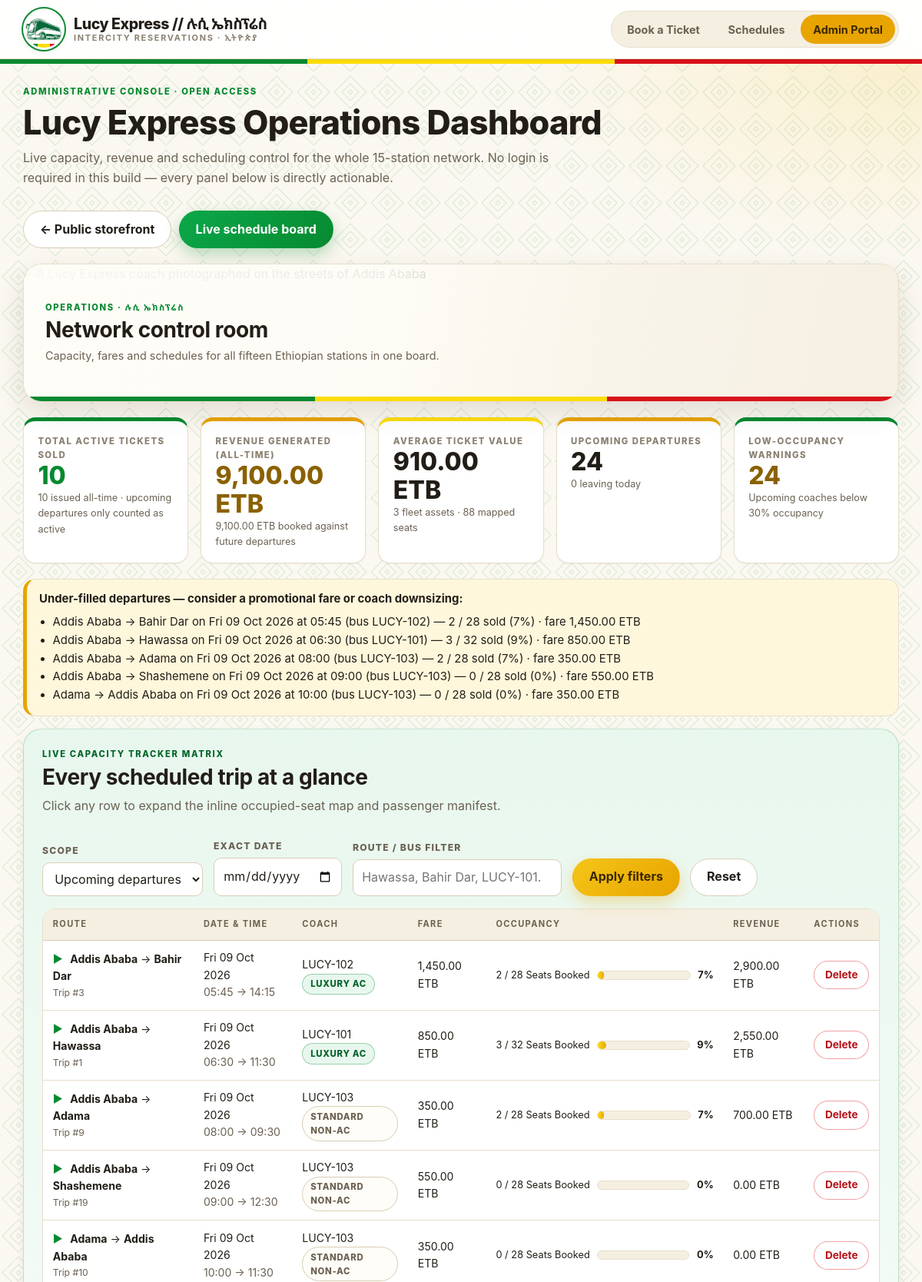
Screenshot of /admin/dashboard.php (upper part) with the database file from the repository.
### tables this page shows
CREATE TABLE `trips` (
    `id`             INT(11)        NOT NULL AUTO_INCREMENT,
    `bus_id`         INT(11)        NOT NULL,
    `source`         VARCHAR(60)    NOT NULL,
    `destination`    VARCHAR(60)    NOT NULL,
    `departure_time` TIME           NOT NULL,
    `arrival_time`   TIME           NOT NULL,
    `ticket_price`   DECIMAL(10,2)  NOT NULL DEFAULT 0.00,
    `travel_date`    DATE           NOT NULL,
    PRIMARY KEY (`id`),
    KEY `idx_trips_bus` (`bus_id`),
    KEY `idx_trips_route` (`source`, `destination`, `travel_date`),
    KEY `idx_trips_date` (`travel_date`),
    CONSTRAINT `fk_trips_bus`
        FOREIGN KEY (`bus_id`) REFERENCES `buses` (`id`)
        ON DELETE CASCADE ON UPDATE CASCADE
);

CREATE TABLE `buses` (
    `id`         INT(11)      NOT NULL AUTO_INCREMENT,
    `bus_number` VARCHAR(20)  NOT NULL,
    `total_seats` INT(11)     NOT NULL,
    `bus_type`   ENUM('Luxury AC','Standard Non-AC') NOT NULL DEFAULT 'Luxury AC',
    PRIMARY KEY (`id`),
    UNIQUE KEY `uniq_bus_number` (`bus_number`)
);

### admin/dashboard.php (the view, shortened to what this page needs)
<?php
require_once __DIR__ . '/../config/db.php';
$db = lucy_db_safe();
$scope = (string) ($_GET['scope'] ?? 'upcoming');
$scope = in_array($scope, ['upcoming', 'today', 'all'], true) ? $scope : 'upcoming';
$filterDate = (string) ($_GET['date'] ?? '');
$filterDate = preg_match('/^\d{4}-\d{2}-\d{2}$/', $filterDate) ? $filterDate : '';
$q = trim((string) ($_GET['q'] ?? ''));
$trips = [];
$buses = [];
$seatMap = [];
$kpi = [
    'tickets_all' => 0, 'revenue_all' => 0.0,
    'tickets_active' => 0, 'revenue_active' => 0.0,
    'departures_active' => 0, 'seats_active' => 0,
    'today_departures' => 0, 'low_occupancy' => [],
];
if ($db) {
    try {
        $buses = $db->query('SELECT id, bus_number, total_seats, bus_type FROM buses ORDER BY bus_number ASC')->fetchAll();
        $kpi['tickets_all'] = (int) $db->query('SELECT COUNT(*) FROM bookings')->fetchColumn();
        $kpi['revenue_all'] = (float) $db->query(
            'SELECT COALESCE(SUM(t.ticket_price), 0) FROM bookings bk JOIN trips t ON t.id = bk.trip_id'
        )->fetchColumn();
        $kpi['tickets_active'] = (int) $db->query(
            'SELECT COUNT(*) FROM bookings bk JOIN trips t ON t.id = bk.trip_id WHERE t.travel_date >= CURDATE()'
        )->fetchColumn();
        $kpi['revenue_active'] = (float) $db->query(
            'SELECT COALESCE(SUM(t.ticket_price), 0) FROM bookings bk JOIN trips t ON t.id = bk.trip_id
              WHERE t.travel_date >= CURDATE()'
        )->fetchColumn();
        $kpi['departures_active'] = (int) $db->query(
            'SELECT COUNT(*) FROM trips WHERE travel_date >= CURDATE()'
        )->fetchColumn();
        $kpi['today_departures'] = (int) $db->query(
            'SELECT COUNT(*) FROM trips WHERE travel_date = CURDATE()'
        )->fetchColumn();
        $kpi['seats_active'] = (int) $db->query(
            'SELECT COALESCE(SUM(b.total_seats), 0) FROM trips t JOIN buses b ON b.id = t.bus_id
              WHERE t.travel_date >= CURDATE()'
        )->fetchColumn();
        $where = [];
        $params = [];
        if ($filterDate !== '') {
            $where[] = 't.travel_date = :fdate';
            $params[':fdate'] = $filterDate;
        } elseif ($scope === 'upcoming') {
            $where[] = 't.travel_date >= CURDATE()';
        } elseif ($scope === 'today') {
            $where[] = 't.travel_date = CURDATE()';
        }
        $sql = lucy_trip_select_sql()
             . ($where ? ' WHERE ' . implode(' AND ', $where) : '')
             . ' ORDER BY t.travel_date ASC, t.departure_time ASC
                 LIMIT 300';
        $stmt = $db->prepare($sql);
        $stmt->execute($params);
        $trips = $stmt->fetchAll();
        if ($trips) {
            $ids = array_map(static fn (array $t): int => (int) $t['id'], $trips);
            $in  = implode(',', array_fill(0, count($ids), '?'));
            $bk = $db->prepare(
                'SELECT id, trip_id, seat_number, passenger_name, passenger_phone, confirmation_code, booked_at
                   FROM bookings
                  WHERE trip_id IN (' . $in . ')
                  ORDER BY trip_id ASC, seat_number ASC'
            );
            $bk->execute($ids);
            foreach ($bk->fetchAll() as $row) {
                $tid = (int) $row['trip_id'];
                $seatMap[$tid][] = (int) $row['seat_number'];
            }
        }
        $warn = $db->query(
            'SELECT t.id, t.source, t.destination, t.travel_date, t.departure_time, t.ticket_price,
                    b.bus_number, b.total_seats,
                    COALESCE((SELECT COUNT(*) FROM bookings WHERE trip_id = t.id), 0) AS seats_booked
               FROM trips t
               JOIN buses b ON b.id = t.bus_id
              WHERE t.travel_date >= CURDATE()
           ORDER BY t.travel_date ASC, t.departure_time ASC'
        )->fetchAll();
        foreach ($warn as $row) {
            if (lucy_occupancy_pct($row) < 30) {
                $kpi['low_occupancy'][] = $row;
            }
        }
    } catch (Throwable $e) {
        $GLOBALS['LUCY_DB_ERROR'] = $e->getMessage();
    }
}
$avgTicket = $kpi['tickets_all'] > 0 ? $kpi['revenue_all'] / $kpi['tickets_all'] : 0.0;
$fleetSeats = 0;
foreach ($buses as $bus) {
    $fleetSeats += (int) $bus['total_seats'];
}
?>
<div class="row-between mt-3">
    <div>
        <p class="card__eyebrow">Administrative console &middot; open access</p>
        <h1>Lucy Express Operations Dashboard</h1>
        <p class="page__lede">
            Live capacity, revenue and scheduling control for the whole 15-station network.
            No login is required in this build — every panel below is directly actionable.
        </p>
    </div>
    <div class="row">
        <a class="btn btn--ghost" href="<?= h(BASE_URL) ?>/index.php">← Public storefront</a>
        <a class="btn btn--green" href="<?= h(BASE_URL) ?>/index.php#schedule">Live schedule board</a>
    </div>
</div>
<div class="hero__photo" style="min-height:180px;margin:1.25rem 0 0">
    <img src="<?= h(lucy_asset('img/hero-bus.jpg')) ?>"
         alt="A Lucy Express coach photographed on the streets of Addis Ababa"
         width="1600" height="675">
    <div class="hero__panel" style="padding:1.25rem 1.75rem">
        <p class="card__eyebrow" style="margin-bottom:0.15rem">Operations &middot; <span lang="am">ሉሲ ኤክስፕሬስ</span></p>
        <h2 style="margin:0">Network control room</h2>
        <p class="card__muted" style="margin:0.35rem 0 0;font-size:0.9rem">
            Capacity, fares and schedules for all fifteen Ethiopian stations in one board.
        </p>
    </div>
</div>
<section class="kpi-grid">
    <div class="kpi">
        <div class="kpi__label">Total active tickets sold</div>
        <div class="kpi__value kpi__value--green"><?= (int) $kpi['tickets_active'] ?></div>
        <div class="kpi__note"><?= (int) $kpi['tickets_all'] ?> issued all-time &middot; upcoming departures only counted as active</div>
    </div>
    <div class="kpi">
        <div class="kpi__label">Revenue generated (all-time)</div>
        <div class="kpi__value kpi__value--amber"><?= h(lucy_money($kpi['revenue_all'])) ?></div>
        <div class="kpi__note"><?= h(lucy_money($kpi['revenue_active'])) ?> booked against future departures</div>
    </div>
    <div class="kpi">
        <div class="kpi__label">Average ticket value</div>
        <div class="kpi__value"><?= h(lucy_money($avgTicket)) ?></div>
        <div class="kpi__note"><?= count($buses) ?> fleet assets &middot; <?= (int) $fleetSeats ?> mapped seats</div>
    </div>
    <div class="kpi">
        <div class="kpi__label">Upcoming departures</div>
        <div class="kpi__value"><?= (int) $kpi['departures_active'] ?></div>
        <div class="kpi__note"><?= (int) $kpi['today_departures'] ?> leaving today</div>
    </div>
    <div class="kpi">
        <div class="kpi__label">Low-occupancy warnings</div>
        <div class="kpi__value <?= count($kpi['low_occupancy']) ? 'kpi__value--amber' : 'kpi__value--green' ?>">
            <?= count($kpi['low_occupancy']) ?>
        </div>
        <div class="kpi__note">Upcoming coaches below 30% occupancy</div>
    </div>
</section>
<?php if ($kpi['low_occupancy']): ?>
    <div class="notice notice--warn">
        <strong>Under-filled departures — consider a promotional fare or coach downsizing:</strong>
        <ul>
            <?php foreach (array_slice($kpi['low_occupancy'], 0, 5) as $low): ?>
                <li>
                    <?= h($low['source']) ?> → <?= h($low['destination']) ?>
                    on <?= h(lucy_date_label($low['travel_date'])) ?>
                    at <?= h(lucy_time($low['departure_time'])) ?>
                    (bus <?= h($low['bus_number']) ?>)
                    — <?= (int) $low['seats_booked'] ?> / <?= (int) $low['total_seats'] ?> sold
                    (<?= lucy_occupancy_pct($low) ?>%)
                    &middot; fare <?= h(lucy_money($low['ticket_price'])) ?>
                </li>
            <?php endforeach; ?>
        </ul>
    </div>
<?php endif; ?>
<section class="card card--tint">
    <div class="card__head">
        <div>
            <p class="card__eyebrow">Live capacity tracker matrix</p>
            <h2>Every scheduled trip at a glance</h2>
            <p class="card__muted">Click any row to expand the inline occupied-seat map and passenger manifest.</p>
        </div>
    </div>
    <form class="filter-bar" method="get" action="<?= h(BASE_URL) ?>/admin/dashboard.php">
        <div class="field">
            <label for="scope">Scope</label>
            <select id="scope" name="scope">
                <option value="upcoming" <?= $scope === 'upcoming' ? 'selected' : '' ?>>Upcoming departures</option>
            </select>
        </div>
        <div class="field">
            <label for="date">Exact date</label>
            <input type="date" id="date" name="date" value="<?= h($filterDate) ?>">
        </div>
        <div class="field">
            <label for="q">Route / bus filter</label>
            <input type="search" id="q" name="q" value="<?= h($q) ?>" placeholder="Hawassa, Bahir Dar, LUCY-101…">
        </div>
        <button type="submit" class="btn btn--primary">Apply filters</button>
        <a class="btn btn--ghost" href="<?= h(BASE_URL) ?>/admin/dashboard.php">Reset</a>
    </form>
    <div class="table-wrap">
        <table class="data data--dark" id="capacity-table">
            <thead>
                <tr>
                    <th>Route</th>
                    <th>Date &amp; time</th>
                    <th>Coach</th>
                    <th>Fare</th>
                    <th>Occupancy</th>
                    <th>Revenue</th>
                    <th>Actions</th>
                </tr>
            </thead>
            <tbody>
            <?php foreach ($trips as $trip): ?>
                <?php
                $tid       = (int) $trip['id'];
                $pct       = lucy_occupancy_pct($trip);
                $seatsDone = $seatMap[$tid] ?? [];
                $tripRevenue = (float) $trip['ticket_price'] * count($seatsDone);
                $barClass  = $pct >= 85 ? 'progress__fill--high' : ($pct >= 30 ? '' : 'progress__fill--warn');
                ?>
                <tr class="trip-row"
                    data-trip-id="<?= $tid ?>"
                    data-total-seats="<?= (int) $trip['total_seats'] ?>"
                    data-booked="<?= h(json_encode($seatsDone)) ?>"
                    tabindex="0"
                    role="button"
                    aria-expanded="false"
                    aria-controls="trip-detail-<?= $tid ?>">
                    <td>
                        <span class="chev" aria-hidden="true">▶</span>
                        <strong><?= h($trip['source']) ?></strong> → <strong><?= h($trip['destination']) ?></strong>
                        <div class="text-muted" style="font-size:0.76rem">Trip #<?= $tid ?></div>
                    </td>
                    <td>
                        <?= h(lucy_date_label($trip['travel_date'])) ?><br>
                        <span class="text-muted"><?= h(lucy_time($trip['departure_time'])) ?> → <?= h(lucy_time($trip['arrival_time'])) ?></span>
                    </td>
                    <td>
                        <?= h($trip['bus_number']) ?><br>
                        <span class="badge <?= $trip['bus_type'] === 'Luxury AC' ? 'badge--luxury' : 'badge--standard' ?>"><?= h($trip['bus_type']) ?></span>
                    </td>
                    <td><?= h(lucy_money($trip['ticket_price'])) ?></td>
                    <td>
                        <div class="occupancy-cell">
                            <span><?= count($seatsDone) ?> / <?= (int) $trip['total_seats'] ?> Seats Booked</span>
                            <span class="progress" role="progressbar" aria-valuenow="<?= $pct ?>" aria-valuemin="0" aria-valuemax="100" aria-label="Occupancy <?= $pct ?>%">
                                <span class="progress__fill <?= h($barClass) ?>" style="width: <?= $pct ?>%"></span>
                            </span>
                            <strong><?= $pct ?>%</strong>
                        </div>
                    </td>
                    <td><?= h(lucy_money($tripRevenue)) ?></td>
                    <td>
                        <form method="post" action="<?= h(BASE_URL) ?>/admin/dashboard.php" class="no-print"
                              onsubmit="return confirm('Delete trip #<?= $tid ?> (<?= h($trip['source']) ?> → <?= h($trip['destination']) ?>) and all of its bookings? This cannot be undone.');">
                            <button type="submit" class="btn btn--danger btn--sm">Delete</button>
                        </form>
                    </td>
                </tr>
            <?php endforeach; ?>
            </tbody>
        </table>
    </div>
</section>

### rows the page displays
trips: source "Addis Ababa", destination "Bahir Dar", travel_date "Fri 09 Oct 2026", departure_time "05:45", bus.bus_number "LUCY-102", seats_booked "2", bus.total_seats "28", low "7", ticket_price "1,450.00 ETB", id "3", arrival_time "14:15", bus.bus_type "LUXURY AC", id "2", pct "7", lucy_money($tripRevenue) "2,900.00 ETB"
trips: source "Addis Ababa", destination "Hawassa", travel_date "Fri 09 Oct 2026", departure_time "06:30", bus.bus_number "LUCY-101", seats_booked "3", bus.total_seats "32", low "9", ticket_price "850.00 ETB", id "1", arrival_time "11:30", bus.bus_type "LUXURY AC", id "3", pct "9", lucy_money($tripRevenue) "2,550.00 ETB"
trips: source "Addis Ababa", destination "Adama", travel_date "Fri 09 Oct 2026", departure_time "08:00", bus.bus_number "LUCY-103", seats_booked "2", bus.total_seats "28", low "7", ticket_price "350.00 ETB", id "9", arrival_time "09:30", bus.bus_type "STANDARD NON-AC", id "2", pct "7", lucy_money($tripRevenue) "700.00 ETB"
trips: source "Addis Ababa", destination "Shashemene", travel_date "Fri 09 Oct 2026", departure_time "09:00", bus.bus_number "LUCY-103", seats_booked "0", bus.total_seats "28", low "0", ticket_price "550.00 ETB", id "19", arrival_time "12:30", bus.bus_type "STANDARD NON-AC", id "0", pct "0", lucy_money($tripRevenue) "0.00 ETB"
trips: source "Adama", destination "Addis Ababa", travel_date "Fri 09 Oct 2026", departure_time "10:00", bus.bus_number "LUCY-103", seats_booked "0", bus.total_seats "28", low "0", ticket_price "350.00 ETB", id "10", arrival_time "11:30", bus.bus_type "STANDARD NON-AC", id "0", pct "0", lucy_money($tripRevenue) "0.00 ETB"

### other values shown
LUCY_BRAND_EN "Lucy Express"
LUCY_BRAND_AM "ሉሲ ኤክስፕሬስ"
$kpi['tickets_active'] "10"
$kpi['tickets_all'] "10"
lucy_money($kpi['revenue_all']) "9,100.00 ETB"
lucy_money($kpi['revenue_active']) "9,100.00 ETB"
lucy_money($avgTicket) "910.00 ETB"
count($buses) "3"
$fleetSeats "88"
$kpi['departures_active'] "24"
$kpi['today_departures'] "0"
count($kpi['low_occupancy']) "24"
